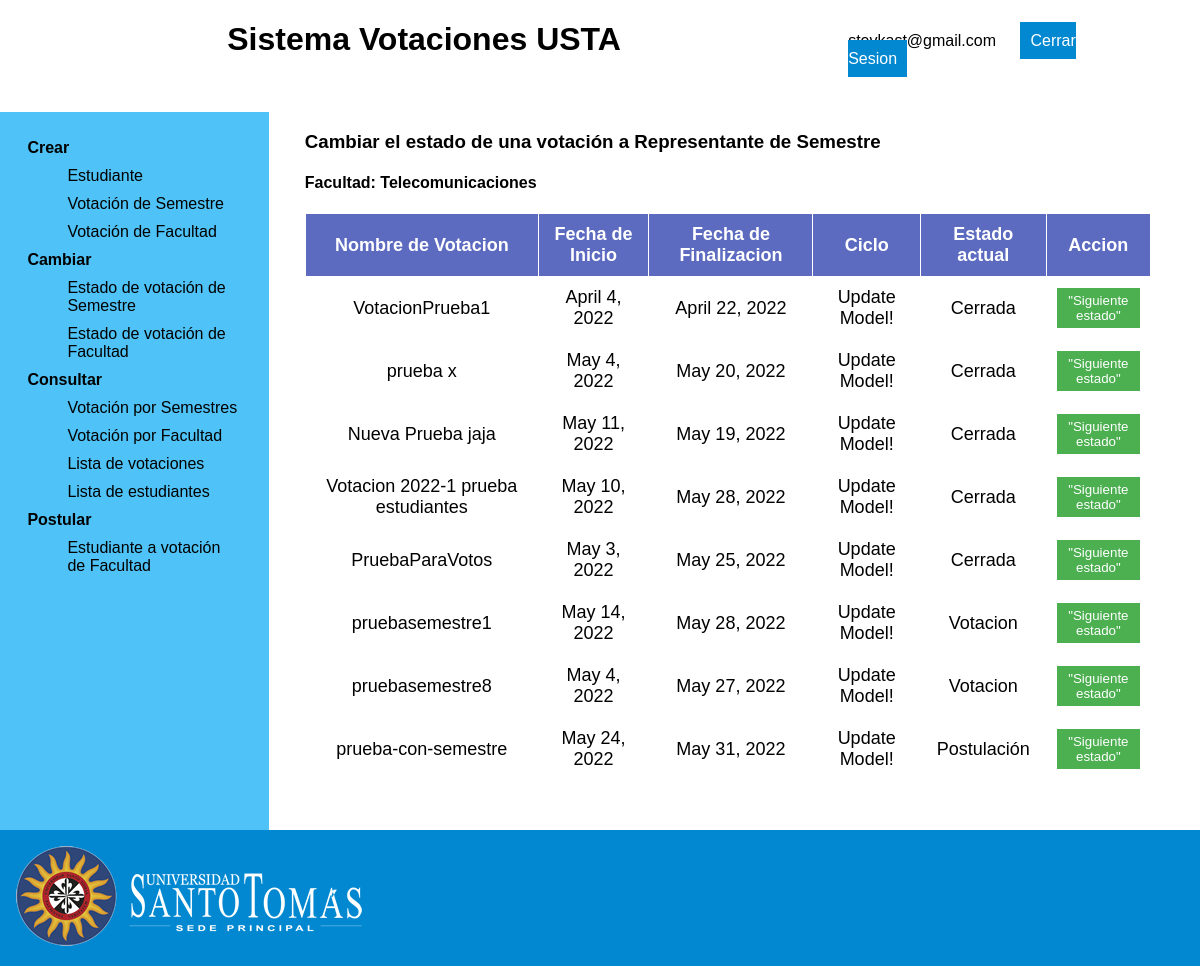
Page /changeCycleVotingStatus/ (signed in) on the committed database.
### app_votaciones/models.py (models this page shows, shortened)
class Facultad(models.Model):
    nombre = models.CharField(max_length=45,null=False)
    class Meta:
        app_label = 'app_votaciones'

class Votacion(models.Model):
    nombre = models.CharField(max_length=45)
    semestre = models.IntegerField(null=False,
                                   default=10)
    start_date = models.DateField(
                                auto_now=False,
	                            auto_now_add=False,
    )
    end_date = models.DateField(auto_now=False,
	                            auto_now_add=False,
                                )
    idTipo = models.ForeignKey(TipoVotacion,
                  related_name='votaciones',
                  null=False,
                  on_delete=models.PROTECT)
    idEstado = models.ForeignKey(EstadoVotacion,
                  related_name='votaciones',
                  null=False,
                  on_delete=models.PROTECT)
    idFacultad = models.ForeignKey(Facultad,
                  related_name='votaciones',
                  null=False,
                  on_delete=models.PROTECT)
    class Meta:
        app_label = 'app_votaciones'

### app_votaciones/views.py (the view)
# urls.py: path('changeCycleVotingStatus/', views.changeCycleVotingStatus, name='changeCycleVotingStatus'),
@login_required
def changeCycleVotingStatus(request):
    query = Votacion.objects.all()
    lista = list(query.values())
    fac = Facultad.objects.get(id=Decano.objects.get(id=request.user.id).idFacultad_id)
    contexto = {"votaciones":lista, "facultad":fac, "facultad_id":fac.id }
    return render(request, 'changeCycleVotingStatus.html',contexto)

### app_votaciones/templates/changeCycleVotingStatus.html (shortened to what this page needs)
{% extends "dean.html" %}
{% load static %}
{% block main %}
<h3>Cambiar el estado de una votación a Representante de Semestre</h3>
{% if facultad %}
  <h4> Facultad: {{ facultad.nombre }} </h4>
{% endif %}
<table>
  <thead>
    <tr>
      <th>Nombre de Votacion</th>
      <th>Fecha de Inicio</th>
      <th>Fecha de Finalizacion</th>
      <th>Ciclo</th>
      <th>Estado actual</th>
      <th>Accion</th>
    </tr>
  </thead>
  <tbody>
    {% if votaciones %}
    {% for votacion in votaciones %}
    {% if votacion.idTipo_id == 1 and facultad_id == votacion.idFacultad_id %}
    <tr>
      <td>{{votacion.nombre}}</td>
      <td>{{votacion.start_date}}</td>
      <td>{{votacion.end_date}}</td>
      <td>Update Model!</td>
      {% if votacion.idEstado_id == 1 %}
      <td> Postulación </td>
      {% elif votacion.idEstado_id == 2 %}
      <td> Votacion </td>
      {% else %}
      <td> Cerrada </td>
      {% endif %}
      <form action="{% url 'app:nextStatus' %}" method="post">
        <td><button type="submit" name='id' value={{votacion.id}}>"Siguiente estado"</button></td>
      </form>
    </tr>
    {% endif %}
    {% endfor %}
    {% endif %}
  </tbody>
</table>
{% endblock %}

### app_votaciones/templates/dean.html (shortened to what this page needs)
{% load static %}
<!DOCTYPE html>
<html lang="en">
<head>
  <link rel="stylesheet" href="{% static '/css/pages.css' %}" />
</head>
<body>
  <div class="grid-container">
    <div class="header">
      <h1>Sistema Votaciones USTA</h1>
    </div>
    <div class="logOut">
      <span>{{ request.user.email }}</span>
      <a href="{% url 'app:view_logout' %}">Cerrar Sesion</a>
    </div>
    <div class="menu">
      <dl>
        <dt>Crear</dt>
        <dd><a href="/createStudent">Estudiante</a></dd>
        <dd>
          <a href="/createCycleVoting"> Votación de Semestre </a>
        </dd>
        <dd>
          <a href="/createFacultyVoting"> Votación de Facultad </a>
        </dd>
        <dt>Cambiar</dt>
        <dd>
          <a href="/changeCycleVotingStatus">
            Estado de votación de Semestre
          </a>
        </dd>
        <dd>
          <a href="/changeFacultyVotingStatus">
            Estado de votación de Facultad
          </a>
        </dd>
        <dt>Consultar</dt>
        <dd>
          <a href="/consultCycleVoting"> Votación por Semestres </a>
        </dd>
        <dd>
          <a href="/consultFacultyVoting"> Votación por Facultad </a>
        </dd>
        <dd>
          <a href="/consultVotingListDean"> Lista de votaciones</a>
        </dd>
        <dd>
          <a href="/consultFacultyStudentList"> Lista de estudiantes </a>
        </dd>
        <dt>Postular</dt>
        <dd>
          <a href="/placeFacultyStudent">
            Estudiante a votación de Facultad
          </a>
        </dd>
      </dl>
    </div>
    <div class="main">{% block main%}{% endblock %}</div>
    <div class="footer">
      <img id="logoImg" src="{% static '/img/logo_usta_white.webp' %}" alt="logo USTA" />
    </div>
  </div>
</body>
</html>

### app_votaciones/static/css/pages.css (style rules this page uses)
* { font-family: Arial, Helvetica, sans-serif; }
body { padding: 0; margin: 0; width: 100%; }
.header { background: white; margin-bottom: 2em; text-align: center; grid-area: header; }
.logOut { top: 2em; right: 1em; margin: 2em 3em 0 0; background: white; grid-area: logOut; }
.menu { background: #4fc3f7; padding: 10%; text-align: center; grid-area: menu; width: 14em; }
.main { padding-left: 2em; margin: 5%; margin-top: 0; grid-area: main; }
.footer { background: #0288d1; grid-area: footer; }
.grid-container { display: grid; grid-template-areas: "header header header header header logOut" "menu main main main main main" "footer footer footer footer footer footer"; }
dl { text-align: left; margin: 0; padding: 0; }
dt { font-weight: bold; }
dt, dd { padding: 5px; }
a { text-decoration: none; color: #000; }
.logOut a { text-decoration: none; width: 100%; margin: 20px; padding: 10px; border: none; background: #0288d1; color: white; }
#logoImg { margin: 1em; }
table { border-collapse: collapse; border: 3px; }
th { background: #5c6bc0; color: white; font-weight: bold; }
td, th { padding: 10px; border: 1px solid white; text-align: center; font-size: 18px; }
button { width: 100%; margin: 20px 0px 0px 0px; padding: 10px 0px 10px 0px; border: none; background: #0288d1; color: white; }
td > button { background: #4caf50; margin: 0; padding: 5px 0px 5px 0px; }

### rows in the picture
Facultad: nombre "Telecomunicaciones"
Votacion: nombre "VotacionPrueba1", start_date "April 4, 2022", end_date "April 22, 2022", shows "Cerrada", {{ votacion.id }} 1 (drawn)
Votacion: nombre "prueba x", start_date "May 4, 2022", end_date "May 20, 2022", shows "Cerrada", {{ votacion.id }} 3 (drawn)
Votacion: nombre "Nueva Prueba jaja", start_date "May 11, 2022", end_date "May 19, 2022", shows "Cerrada", {{ votacion.id }} 5 (drawn)
Votacion: nombre "Votacion 2022-1 prueba estudiantes", start_date "May 10, 2022", end_date "May 28, 2022", shows "Cerrada", {{ votacion.id }} 8 (drawn)
Votacion: nombre "PruebaParaVotos", start_date "May 3, 2022", end_date "May 25, 2022", shows "Cerrada", {{ votacion.id }} 9 (drawn)
Votacion: nombre "pruebasemestre1", start_date "May 14, 2022", end_date "May 28, 2022", shows "Votacion", {{ votacion.id }} 11 (drawn)
Votacion: nombre "pruebasemestre8", start_date "May 4, 2022", end_date "May 27, 2022", shows "Votacion", {{ votacion.id }} 12 (drawn)
Votacion: nombre "prueba-con-semestre", start_date "May 24, 2022", end_date "May 31, 2022", shows "Postulación", {{ votacion.id }} 13 (drawn)

### other values in the picture
{{ request.user.email }} "stevkast@gmail.com"
